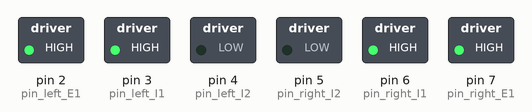
The sketch below on a simulated Arduino Uno, built with avr-gcc and run on an emulated ATmega328P. Parts: switched loads named in the sketch (green lamp = pin HIGH). No radio packets arrive unless stated; what the sketch prints to the serial monitor is not drawn.

Above: at 0.3 s.
At 3.2 s:
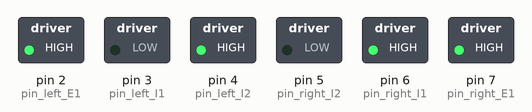
At 4.6 s:
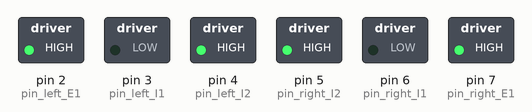
At 6.5 s:
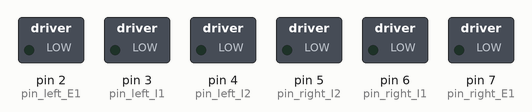
At 9.7 s:
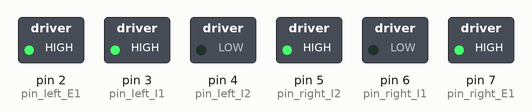
Timing chart, 0 to 10.4 s (numbered marks = the images above):
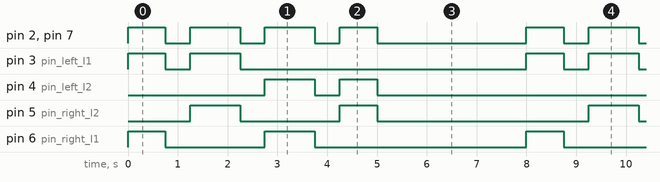

Measured:
- by itself, pin 3 (pin_left_I1): repeats every 8.0 s: LOW 0.50 s, HIGH 1.0 s, LOW 5.8 s, HIGH 0.75 s
- by itself, pin 4 (pin_left_I2): repeats every 8.0 s: LOW 0.50 s, HIGH 0.75 s, LOW 5.8 s, HIGH 1.0 s
- by itself, pin 5 (pin_right_I2): repeats every 8.0 s: LOW 2.0 s, HIGH 0.75 s, LOW 4.3 s, HIGH 1.0 s
- by itself, pin 6 (pin_right_I1): repeats every 8.0 s: LOW 2.0 s, HIGH 1.0 s, LOW 4.3 s, HIGH 0.75 s
- by itself, pin 2 (pin_left_E1), pin 7 (pin_right_E1): repeats every 8.0 s: 2 × (LOW 0.50 s, HIGH 1.0 s), LOW 0.50 s, HIGH 0.75 s, LOW 3.0 s, HIGH 0.75 s

The sketch:

ReceiverParkour.ino
```cpp
#include <VirtualWire.h>

int pin_left_E1 = 2;
int pin_left_I1 = 3;
int pin_left_I2 = 4; //Gebruikte poorten

int pin_right_E1 = 7;
int pin_right_I1 = 6;
int pin_right_I2 = 5;

int receive_pin = 8;

void setup()
{
  Serial.begin(9600);
  Serial.println("I'm alive!");

  pinMode(pin_left_E1, OUTPUT);
  pinMode(pin_left_I1, OUTPUT);
  pinMode(pin_left_I2, OUTPUT); //Zet de poorten als output

  pinMode(pin_right_E1, OUTPUT);
  pinMode(pin_right_I1, OUTPUT);
  pinMode(pin_right_I2, OUTPUT);

  vw_set_rx_pin(receive_pin); //Stel recieve pin/bitrate in en start communicatie
  vw_setup(1200);

  vw_rx_start();
}

void loop()
{
  Forward(750);
  Stop(500);
  TurnRight(1000);
  Stop(500);
  TurnLeft(1000);
  Stop(500);
  Backward(750);
  Stop(3000);
}

void updateMotors(int Mleft, int Mright) //Methode om de motoren aan te zetten adhv. de parameters (1 = vooruit, 0 = stop, -1 = achteruit)
{
  switch(Mleft)
  {
    case 1: digitalWrite(pin_left_E1, HIGH); digitalWrite(pin_left_I1, HIGH); digitalWrite(pin_left_I2, LOW); break;
    case 0: digitalWrite(pin_left_E1, LOW); digitalWrite(pin_left_I1, LOW); digitalWrite(pin_left_I2, LOW); break;
    case -1: digitalWrite(pin_left_E1, HIGH); digitalWrite(pin_left_I1, LOW); digitalWrite(pin_left_I2, HIGH); break;
  }

  switch(Mright)
  {
    case 1: digitalWrite(pin_right_E1, HIGH); digitalWrite(pin_right_I1, HIGH); digitalWrite(pin_right_I2, LOW); break;
    case 0: digitalWrite(pin_right_E1, LOW); digitalWrite(pin_right_I1, LOW); digitalWrite(pin_right_I2, LOW); break;
    case -1: digitalWrite(pin_right_E1, HIGH); digitalWrite(pin_right_I1, LOW); digitalWrite(pin_right_I2, HIGH); break;
  }
}

void TurnRight(int d)
{
  updateMotors(1,-1);
  delay(d);
}

void TurnLeft(int d)
{
  updateMotors(-1,1);
  delay(d);
}

void Forward(int d)
{
  updateMotors(1,1);
  delay(d);
}

void Backward(int d)
{
  updateMotors(-1,-1);
  delay(d);
}

void Stop(int d)
{
  updateMotors(0,0);
  delay(d);
}
```
